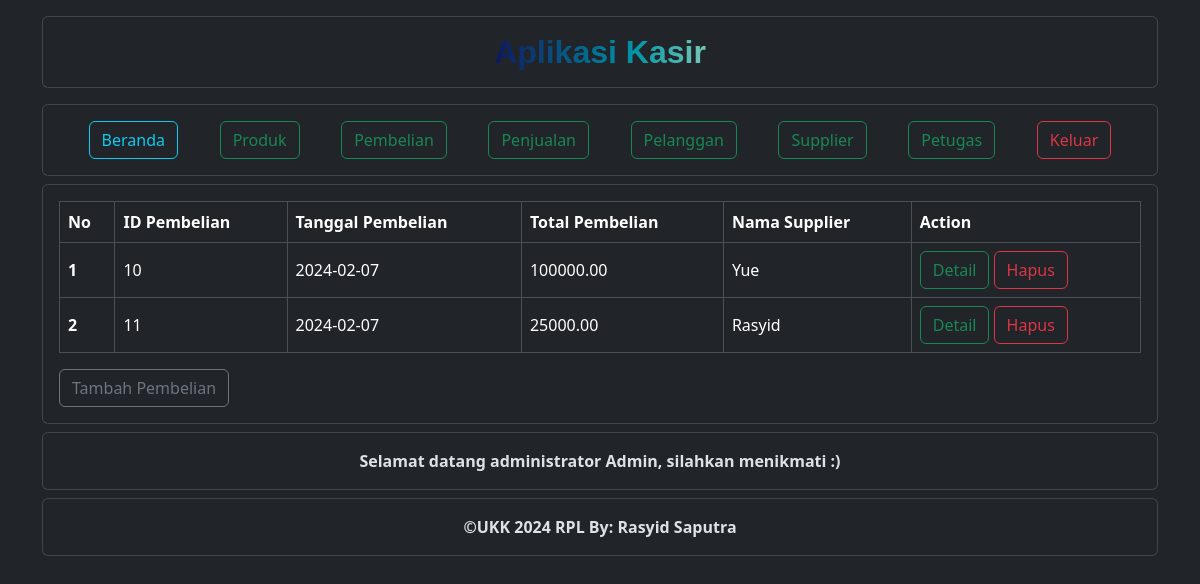
Page /pembelian/data_pembelian.php (signed in) on the committed database.
### tables this page shows
CREATE TABLE `pembelian` (
  `PembelianID` int(11) NOT NULL,
  `TanggalPembelian` date NOT NULL,
  `TotalHarga` decimal(15,2) NOT NULL,
  `SupplierID` int(11) NOT NULL
);

CREATE TABLE `supplier` (
  `SupplierID` int(11) NOT NULL,
  `NamaSupplier` varchar(255) NOT NULL,
  `Alamat` text NOT NULL,
  `NomorTelepon` varchar(20) NOT NULL
);

CREATE TABLE `petugas` (
  `PetugasID` int(11) NOT NULL,
  `Username` varchar(255) NOT NULL,
  `Password` varchar(255) NOT NULL,
  `Level` int(11) NOT NULL
);

### pembelian/data_pembelian.php (the view, shortened to what this page needs)
<?php
include("../nav/header.php");
include("../nav/navbar.php");
?>
<div class="container ">
    <div class="card mt-2">
        <div class="card-body">
            <table class="table table-bordered table-responsive align-midle">
                <thead>
                    <tr>
                        <th>No</th>
                        <th>ID&nbsp;Pembelian</th>
                        <th>Tanggal&nbsp;Pembelian</th>
                        <th>Total&nbsp;Pembelian</th>
                        <th>Nama&nbsp;Supplier</th>
                        <th>Action</th>
                    </tr>
                </thead>
                <tbody class="align-middle">
                    <?php
                    $data = mysqli_query($koneksi, "SELECT * FROM pembelian");
                    $no = 0;
                    while ($row = mysqli_fetch_array($data)) {
                        $no++;
                    ?>
                        <tr>
                            <th><?php echo $no; ?></th>
                            <td><?php echo $row['PembelianID']; ?></td>
                            <td><?php echo $row['TanggalPembelian']; ?></td>
                            <td><?php echo $row['TotalHarga']; ?></td>
                            <td>
                                <?php $SupplierID = $row['SupplierID'];
                                $query_Supplier =  "SELECT * FROM Supplier WHERE SupplierID = '$SupplierID'";
                                $result_Supplier = mysqli_query($koneksi, $query_Supplier);
                                if ($result_Supplier) {
                                    $nama_Supplier = mysqli_fetch_assoc($result_Supplier);
                                    echo $nama_Supplier['NamaSupplier'];
                                } else {
                                    echo "<script>alert('Data petugas tidak ditemukan!' $koneksi->$error)</script>";
                                }
                                ?>
                            </td>
                            <td>
                                <a href="detail_Pembelian.php?id=<?php echo $row['PembelianID']; ?>" class="btn btn-outline-success">Detail</a>
                                <a href="hapus_Pembelian.php?id=<?php echo $row['PembelianID']; ?>" class="btn btn-outline-danger mt-3 mt-lg-0">Hapus</a>
                            </td>
                        </tr>
                    <?php
                    }
                    ?>
                </tbody>
            </table>
            <a href="tambah_pembelian.php" class="btn btn-outline-secondary">Tambah Pembelian</a>
        </div>
    </div>
</div>
<?php
include("../nav/footer.php");
?>

### nav/footer.php
<section>
    <div class="container">
        <div class="card mt-2">
            <div class="card-body">
                <?php
                if ($datapetugas['Level'] == 1) {
                    echo '<p class="text-center fw-bold mb-0">Selamat datang administrator ' . $datapetugas['Username'] . ',' . ' silahkan menikmati :)</p>';
                } else {
                    echo '<p class="text-center fw-bold mb-0">Selamat datang petugas, silahkan menikmati :)</p>';
                }
                ?>
            </div>
        </div>
        <div class="card mt-2">
            <div class="card-body">
                <p class="text-center fw-bold mb-0">&copy;UKK 2024 RPL By: Rasyid Saputra </p>
            </div>
        </div>
    </div>
</section>
</div>
</body>
</html>

### nav/header.php (style rules this page uses)
:root { --c1: #0e185f; --c2: #0095a8; --c3: #e8ffc2; }

### rows in the picture
pembelian: PembelianID "10", TanggalPembelian "2024-02-07", TotalHarga "100000.00", SupplierID.NamaSupplier "Yue"
pembelian: PembelianID "11", TanggalPembelian "2024-02-07", TotalHarga "25000.00", SupplierID.NamaSupplier "Rasyid"
petugas: Username "Admin"
